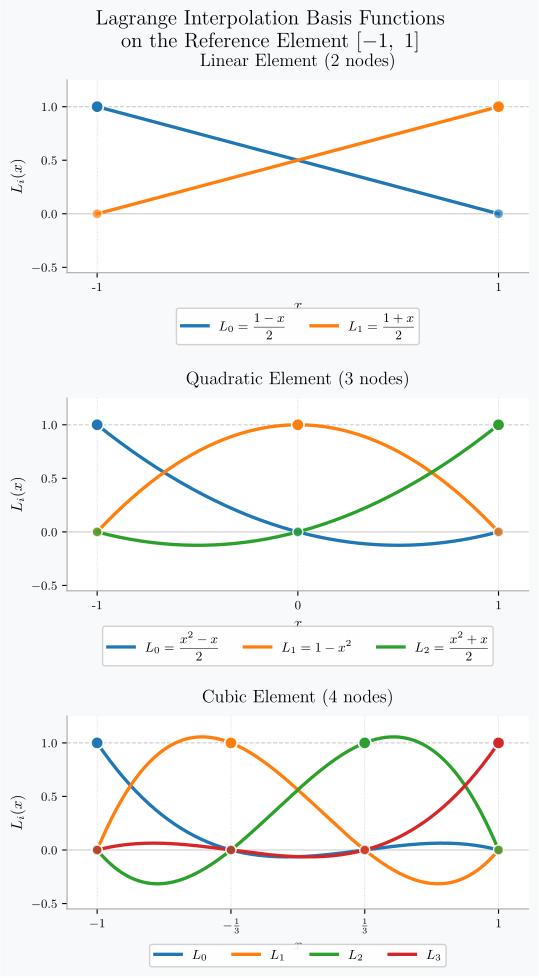

Reproduce this figure in Python.
"""This module demonstrates Lagrange polynomials, which are used in finite element analysis (FEA) for interpolation and approximation of functions. The Lagrange polynomials are defined based on a set of distinct points, and they form a basis for polynomial interpolation."""

import numpy as np
import matplotlib.pyplot as plt
import matplotlib.gridspec as gridspec

# ── Colour palette ────────────────────────────────────────────────────────────
plt.rcParams.update(
    {
        "text.usetex": True,
        "font.family": "serif",
        "font.serif": ["Computer Modern Roman"],
        "text.latex.preamble": r"\usepackage{amsmath}",
    }
)

COLORS = ["#1f77b4", "#ff7f0e", "#2ca02c", "#d62728"]
NODE_COLOR = "#59A14F"
GRID_COLOR = "#CCCCCC"
BG_COLOR = "#F8F9FA"
PANEL_BG = "#FFFFFF"

# ── Basis functions ───────────────────────────────────────────────────────────


def linear_basis(x):
    """2-node linear element on [-1, 1]."""
    L0 = (1 - x) / 2
    L1 = (1 + x) / 2
    return [L0, L1]


def quadratic_basis(x):
    """3-node quadratic element on [-1, 1]."""
    L0 = (x**2 - x) / 2
    L1 = 1 - x**2
    L2 = (x**2 + x) / 2
    return [L0, L1, L2]


def cubic_basis(x):
    """4-node cubic element on [-1, -1/3, 1/3, 1]."""
    L0 = -(9 / 16) * (x**3 - x**2 - x / 9 + 1 / 9)
    L1 = (27 / 16) * (x**3 - x**2 / 3 - x + 1 / 3)
    L2 = -(27 / 16) * (x**3 + x**2 / 3 - x - 1 / 3)
    L3 = (9 / 16) * (x**3 + x**2 - x / 9 - 1 / 9)
    return [L0, L1, L2, L3]


# ── Node positions ────────────────────────────────────────────────────────────
LINEAR_NODES = np.array([-1, 1])
QUADRATIC_NODES = np.array([-1, 0, 1])
CUBIC_NODES = np.array([-1, -1 / 3, 1 / 3, 1])

# ── Helper: draw one panel ────────────────────────────────────────────────────


def draw_panel(ax, x, basis_fns, nodes, title, labels):
    """Plot all basis functions for one element type."""
    ax.set_facecolor(PANEL_BG)
    ax.spines[["top", "right"]].set_visible(False)
    ax.spines[["left", "bottom"]].set_color("#AAAAAA")

    # Light reference lines
    ax.axhline(0, color=GRID_COLOR, linewidth=0.8, zorder=0)
    ax.axhline(1, color=GRID_COLOR, linewidth=0.8, linestyle="--", zorder=0)
    for xn in nodes:
        ax.axvline(xn, color=GRID_COLOR, linewidth=0.6, linestyle=":", zorder=0)

    # Plot each basis function
    for i, (L, label, color) in enumerate(zip(basis_fns, labels, COLORS)):
        ax.plot(x, L, color=color, linewidth=2.4, label=label, zorder=3)

    # Mark nodes: each basis function equals 1 at its own node, 0 at others
    for i, (xn, color) in enumerate(zip(nodes, COLORS)):
        # value of each basis fn at its own node is 1
        ax.scatter([xn], [1], color=color, s=80, zorder=5, edgecolors="white", linewidths=1.2)
        # zeros at other nodes
        for j, xm in enumerate(nodes):
            if j != i:
                ax.scatter(
                    [xm],
                    [0],
                    color=color,
                    s=50,
                    zorder=5,
                    edgecolors="white",
                    linewidths=1.0,
                    marker="o",
                    alpha=0.7,
                )

    ax.set_xlim(-1.15, 1.15)
    ax.set_ylim(-0.55, 1.25)
    ax.set_xlabel(r"$x$", fontsize=11)
    ax.set_ylabel(r"$L_i(x)$", fontsize=11)
    ax.set_title(title, fontsize=13, fontweight="bold", pad=10)
    ax.legend(
        fontsize=9.5,
        framealpha=0.9,
        loc="upper center",
        bbox_to_anchor=(0.5, -0.15),
        ncol=len(nodes),
    )
    ax.tick_params(labelsize=9)

    # Annotate node positions on x-axis
    ax.set_xticks(nodes)
    if len(nodes) == 4:
        ax.set_xticklabels([r"$-1$", r"$-\frac{1}{3}$", r"$\frac{1}{3}$", r"$1$"], fontsize=9)
    else:
        ax.set_xticklabels(
            [str(int(n)) if n == int(n) else str(round(n, 3)) for n in nodes], fontsize=9
        )


# ── Main ──────────────────────────────────────────────────────────────────────


def main():
    x = np.linspace(-1, 1, 500)

    # ── Figure layout ─────────────────────────────────────────────────────────
    fig = plt.figure(figsize=(5.5, 10), facecolor=BG_COLOR)
    fig.suptitle(
        "Lagrange Interpolation Basis Functions\non the Reference Element $[-1,\\ 1]$",
        fontsize=15,
        fontweight="bold",
        y=1,
    )

    gs = gridspec.GridSpec(
        3, 1, figure=fig, top=0.93, bottom=0.1, left=0.13, right=0.97, hspace=0.65
    )

    # ── Panel 1 – Linear ──────────────────────────────────────────────────────
    ax1 = fig.add_subplot(gs[0, 0])
    draw_panel(
        ax1,
        x,
        linear_basis(x),
        LINEAR_NODES,
        "Linear Element (2 nodes)",
        [r"$L_0 = \dfrac{1-x}{2}$", r"$L_1 = \dfrac{1+x}{2}$"],
    )

    # ── Panel 2 – Quadratic ───────────────────────────────────────────────────
    ax2 = fig.add_subplot(gs[1, 0])
    draw_panel(
        ax2,
        x,
        quadratic_basis(x),
        QUADRATIC_NODES,
        "Quadratic Element (3 nodes)",
        [r"$L_0 = \dfrac{x^2-x}{2}$", r"$L_1 = 1-x^2$", r"$L_2 = \dfrac{x^2+x}{2}$"],
    )

    # ── Panel 3 – Cubic ───────────────────────────────────────────────────────
    ax3 = fig.add_subplot(gs[2, 0])
    draw_panel(
        ax3,
        x,
        cubic_basis(x),
        CUBIC_NODES,
        r"Cubic Element (4 nodes)",
        [r"$L_0$", r"$L_1$", r"$L_2$", r"$L_3$"],
    )

    # ── Save ──────────────────────────────────────────────────────────────────
    # out = "lagrange.png"
    out = "lagrange.pdf"
    fig.savefig(out, dpi=150, bbox_inches="tight")
    print(f"Figure saved → {out}")
    plt.show()


if __name__ == "__main__":
    main()
